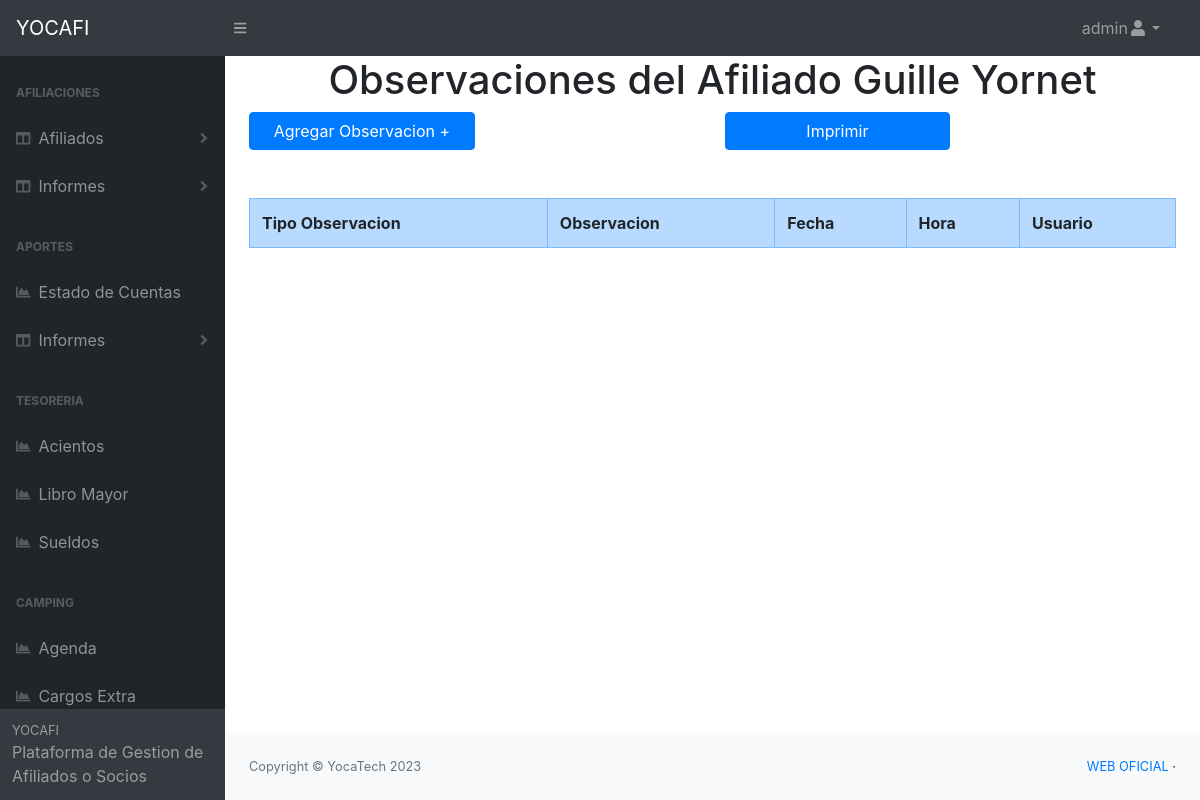
Before: /pages/observaciones.php?id=3 (signed in) with the older database file.
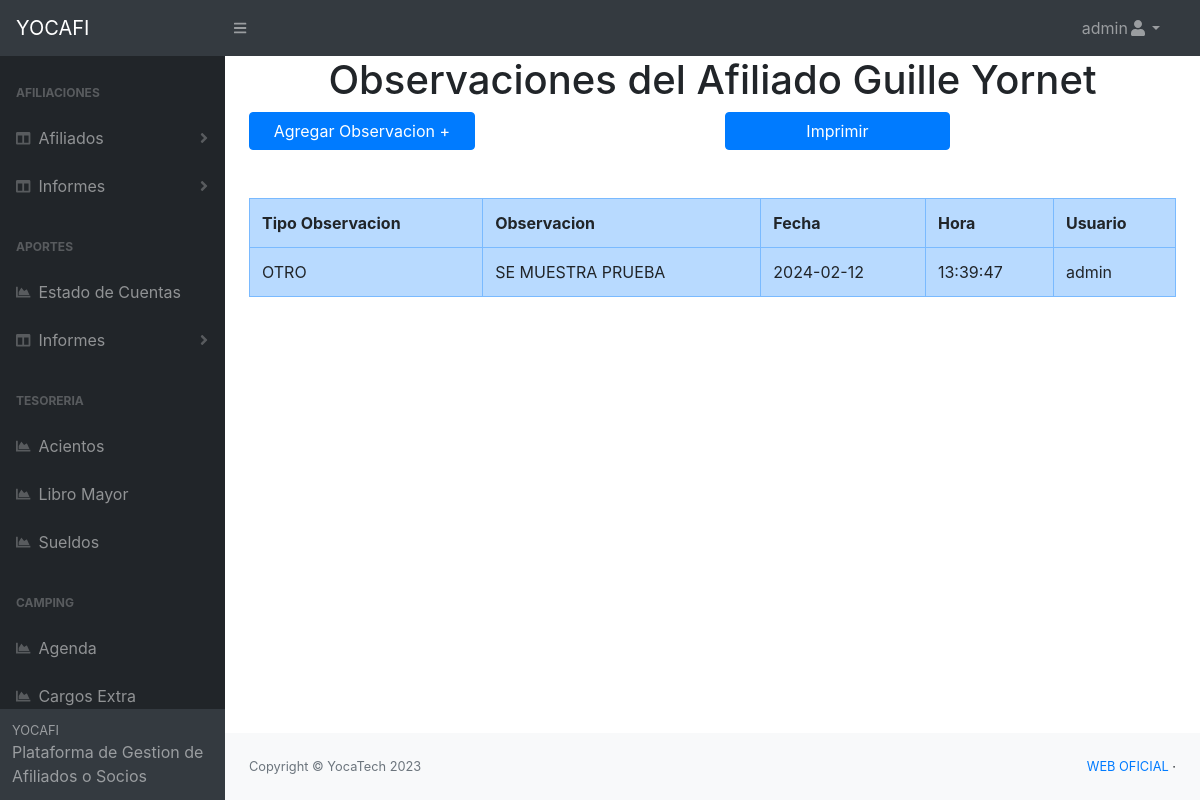
After: the same page with the newer database file.
### tables this page shows
CREATE TABLE `afiliado_titular` (
  `id` int(11) NOT NULL,
  `nombre` text NOT NULL,
  `apellido` text NOT NULL,
  `dni` text NOT NULL,
  `fecha_nacimiento` date NOT NULL,
  `domicilio` text NOT NULL,
  `telefono` text NOT NULL,
  `email` text DEFAULT NULL,
  `departamento` text NOT NULL,
  `estado_civil` text NOT NULL,
  `genero` text NOT NULL,
  `tipo_socio` text NOT NULL,
  `servicio_salud` varchar(10) NOT NULL,
  `socio_vitalicio` varchar(10) NOT NULL,
  `padron` text NOT NULL,
  `sector_laboral` text NOT NULL,
  `fecha_carga` date DEFAULT NULL,
  `hora_carga` time DEFAULT NULL,
  `usuario_carga` text NOT NULL,
  `estado` text DEFAULT NULL,
  `fecha_estado` date DEFAULT NULL,
  `hora_estado` time DEFAULT NULL,
  `usuario_estado` text DEFAULT NULL,
  `fecha_baja` date DEFAULT NULL,
  `hora_baja` time DEFAULT NULL,
  `usuario_baja` text DEFAULT NULL,
  `fecha_edicion` date DEFAULT NULL,
  `hora_edicion` time DEFAULT NULL,
  `usuario_edita` text DEFAULT NULL
);

CREATE TABLE `observaciones` (
  `id` int(11) NOT NULL,
  `id_titular` int(11) NOT NULL,
  `observacion` text NOT NULL,
  `tipo_observacion` varchar(50) NOT NULL,
  `fecha_carga` date NOT NULL DEFAULT current_timestamp(),
  `hora_carga` time NOT NULL DEFAULT current_timestamp(),
  `usuario_carga` varchar(50) NOT NULL
);

### pages/observaciones.php (the view, shortened to what this page needs)
<?php
    require 'conexion.php';
    $usuario = $_SESSION['usuario'];
    $tipo_usuario = $_SESSION['tipo_usuario'];
    $ficha=$_GET['id'];
    $sql = "SELECT * FROM afiliado_titular WHERE id='$ficha'";
    $resultado = $mysqli->query($sql);
    while ($row = $resultado->fetch_assoc()) {
        $nombre_titular=$row['nombre'].' '.$row['apellido'];
    }
    $sql2 = "SELECT * FROM observaciones WHERE id_titular='$ficha'";
    $resultado2 = $mysqli->query($sql2);
?>
<?php
    include "header.php";
?>
    <body class="sb-nav-fixed">
    <?php
    include "nav_principal.php";
    ?>
        <div id="layoutSidenav">
           <?php
           include "inc_nav.php";
           ?>
            <div id="layoutSidenav_content">
    <main>
                    <h1 class="text-center">Observaciones del Afiliado <?php echo $nombre_titular; ?></h1>
                    <div class="container">
                        <div class="row">
                            <div class='col'>
                            <a href="nueva_observacion.php?id=<?php echo $ficha; ?>"class='btn btn-primary col-6'>Agregar Observacion +</a>
                            </div>
                            <div class='col'>
                            <a href="#"class='btn btn-primary col-6'>Imprimir</a>
                            </div>
                        </div>
                    </div>
 <div class="container mt-5">
  <table class="table table-bordered table-primary">
    <tr>
        <th>Tipo Observacion</th>
        <th>Observacion</th>
        <th>Fecha</th>
        <th>Hora</th>
        <th>Usuario</th>
    </tr>
    <?php while ($row2 = $resultado2->fetch_assoc()) { ?>
    <tr>
        <td><?php echo $row2['tipo_observacion']; ?></td>
        <td><?php echo $row2['observacion']; ?></td>
        <td><?php echo $row2['fecha_carga']; ?></td>
        <td><?php echo $row2['hora_carga']; ?></td>
        <td><?php echo $row2['usuario_carga']; ?></td>
    </tr>
    <?php } ?>
  </table>
</div>
                </main>
                <?php
                    include "footer.php";
                ?>
            </div>
        </div>
    </body>
</html>

### pages/header.php (shortened to what this page needs)
<!DOCTYPE html>
<html lang="es">
    <head>
        <link rel="stylesheet" type="" href="../bootstrap/css/bootstrap.min.css">
        <link rel="stylesheet" type="" href="../css/estilos.css">
        <link href="../css/styles.css" rel="stylesheet" />
        <link href="https://cdn.datatables.net/1.10.20/css/dataTables.bootstrap4.min.css" rel="stylesheet" />
    <link rel="stylesheet" href="https://stackpath.bootstrapcdn.com/bootstrap/4.4.1/css/bootstrap.min.css">
<link rel="stylesheet" type="text/css" href="https://cdn.datatables.net/v/bs4/dt-1.10.20/datatables.min.css"/>
<link rel="stylesheet" type="text/css" href="https://cdn.datatables.net/responsive/2.2.3/css/responsive.dataTables.min.css">
    <link rel="stylesheet" type="" href="../bootstrap/css/bootstrap.min.css">
    <link rel="stylesheet" type="" href="../css/estilos.css">
    <link href="../css/styles.css" rel="stylesheet" />
    <link href="https://cdn.datatables.net/1.10.20/css/dataTables.bootstrap4.min.css" rel="stylesheet" />
	</head>

### pages/nav_principal.php (shortened to what this page needs)
<nav class="sb-topnav navbar navbar-expand navbar-dark bg-dark">
            <a class="navbar-brand" href="principal.php">YOCAFI</a><button class="btn btn-link btn-sm order-1 order-lg-0" id="sidebarToggle" href="#"><i class="fas fa-bars"></i></button
			>
            <ul class="navbar-nav ml-auto mr-0 mr-md-3 my-2 my-md-0">
                <li class="nav-item dropdown">
                    <a class="nav-link dropdown-toggle" id="userDropdown" href="#" role="button" data-toggle="dropdown" aria-haspopup="true" aria-expanded="false"><?php echo $usuario; ?><i class="fas fa-user fa-fw"></i></a>
				</li>
			</ul>
		</nav>

### pages/inc_nav.php (shortened to what this page needs)
<div id="layoutSidenav_nav">
               <nav class="sb-sidenav accordion sb-sidenav-dark" id="sidenavAccordion">
                   <div class="sb-sidenav-menu">
                       <div class="nav">
						<?php if($tipo_usuario == 1) { ?>
							<div class="sb-sidenav-menu-heading">Afiliaciones</div>
								<a class="nav-link collapsed" href="#" data-toggle="collapse" 						data-target="#afiliaciones" aria-expanded="false" aria-controls="afiliaciones">
									<div class="sb-nav-link-icon"><i class="fas fa-columns"></i></div>
                               		Afiliados
                               		<div class="sb-sidenav-collapse-arrow"><i class="fas fa-angle-down"></i></div>
								</a>
									<a class="nav-link collapsed" href="#" data-toggle="collapse" 						data-target="#informes" aria-expanded="false" aria-controls="informes">
									<div class="sb-nav-link-icon"><i class="fas fa-columns"></i></div>
                               		Informes
                               		<div class="sb-sidenav-collapse-arrow"><i class="fas fa-angle-down"></i></div>
								</a>
							<div class="sb-sidenav-menu-heading">Aportes</div>
                            <a class="nav-link" href="estados_cuentas.php"
						><div class="sb-nav-link-icon"><i class="fas fa-chart-area"></i></div>
						Estado de Cuentas</a>
						<a class="nav-link collapsed" href="#" data-toggle="collapse" 						data-target="#informes" aria-expanded="false" aria-controls="informes">
									<div class="sb-nav-link-icon"><i class="fas fa-columns"></i></div>
                               		Informes
                               		<div class="sb-sidenav-collapse-arrow"><i class="fas fa-angle-down"></i></div>
								</a>
						<div class="sb-sidenav-menu-heading">Tesoreria</div>
                            <a class="nav-link" href="acientos.php"
						><div class="sb-nav-link-icon"><i class="fas fa-chart-area"></i></div>
						Acientos</a>
						<a class="nav-link" href="libro_mayor.php"
						><div class="sb-nav-link-icon"><i class="fas fa-chart-area"></i></div>
						Libro Mayor</a>
						<a class="nav-link" href="liquidacion_sueldos.php"
						><div class="sb-nav-link-icon"><i class="fas fa-chart-area"></i></div>
						Sueldos</a>
						<div class="sb-sidenav-menu-heading">Camping</div>
                            <a class="nav-link" href="agenda_camping.php"
						><div class="sb-nav-link-icon"><i class="fas fa-chart-area"></i></div>
						Agenda</a>
						<a class="nav-link" href="cargo_extra.php"
						><div class="sb-nav-link-icon"><i class="fas fa-chart-area"></i></div>
						Cargos Extra</a>
						<?php } ?>
					</div>
				</div>
       	        <div class="sb-sidenav-footer">
                       <div class="small">YOCAFI</div>
                       Plataforma de Gestion de Afiliados o Socios
				</div>
			</nav>
		</div>

### pages/footer.php
<footer class="py-4 bg-light mt-auto">
                    <div class="container-fluid">
                        <div class="d-flex align-items-center justify-content-between small">
                            <div class="text-muted">Copyright &copy; YocaTech 2023</div>
                            <div>
                                <a href="http://www.yocatech.com">WEB OFICIAL</a>
                                &middot;
							</div>
						</div>
					</div>
				</footer>

Changed rows visible on the page:
added observaciones: tipo_observacion "OTRO", observacion "SE MUESTRA PRUEBA", fecha_carga "2024-02-12", hora_carga "13:39:47", usuario_carga "admin"
